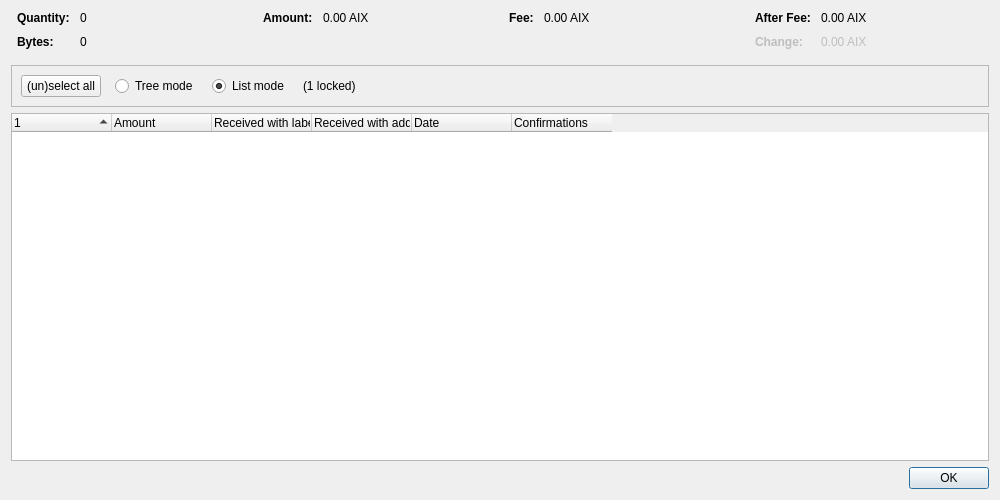
<?xml version="1.0" encoding="UTF-8"?>
<ui version="4.0">
 <class>CoinControlDialog</class>
 <widget class="QDialog" name="CoinControlDialog">
  <property name="geometry">
   <rect>
    <x>0</x>
    <y>0</y>
    <width>1000</width>
    <height>500</height>
   </rect>
  </property>
  <property name="windowTitle">
   <string>Coin Selection</string>
  </property>
  <layout class="QVBoxLayout" name="verticalLayout">
   <item>
    <layout class="QHBoxLayout" name="horizontalLayoutTop" stretch="0,0,0,0">
     <property name="topMargin">
      <number>0</number>
     </property>
     <property name="bottomMargin">
      <number>10</number>
     </property>
     <item>
      <layout class="QFormLayout" name="formLayoutCoinControl1">
       <property name="labelAlignment">
        <set>Qt::AlignLeft|Qt::AlignVCenter</set>
       </property>
       <property name="horizontalSpacing">
        <number>10</number>
       </property>
       <property name="verticalSpacing">
        <number>10</number>
       </property>
       <property name="leftMargin">
        <number>6</number>
       </property>
       <property name="rightMargin">
        <number>6</number>
       </property>
       <item row="0" column="0">
        <widget class="QLabel" name="labelCoinControlQuantityText">
         <property name="font">
          <font>
           <weight>75</weight>
           <bold>true</bold>
          </font>
         </property>
         <property name="text">
          <string>Quantity:</string>
         </property>
        </widget>
       </item>
       <item row="0" column="1">
        <widget class="QLabel" name="labelCoinControlQuantity">
         <property name="cursor">
          <cursorShape>IBeamCursor</cursorShape>
         </property>
         <property name="contextMenuPolicy">
          <enum>Qt::ActionsContextMenu</enum>
         </property>
         <property name="text">
          <string notr="true">0</string>
         </property>
         <property name="textInteractionFlags">
          <set>Qt::LinksAccessibleByMouse|Qt::TextSelectableByKeyboard|Qt::TextSelectableByMouse</set>
         </property>
        </widget>
       </item>
       <item row="1" column="0">
        <widget class="QLabel" name="labelCoinControlBytesText">
         <property name="font">
          <font>
           <weight>75</weight>
           <bold>true</bold>
          </font>
         </property>
         <property name="text">
          <string>Bytes:</string>
         </property>
        </widget>
       </item>
       <item row="1" column="1">
        <widget class="QLabel" name="labelCoinControlBytes">
         <property name="cursor">
          <cursorShape>IBeamCursor</cursorShape>
         </property>
         <property name="contextMenuPolicy">
          <enum>Qt::ActionsContextMenu</enum>
         </property>
         <property name="text">
          <string notr="true">0</string>
         </property>
         <property name="textInteractionFlags">
          <set>Qt::LinksAccessibleByMouse|Qt::TextSelectableByKeyboard|Qt::TextSelectableByMouse</set>
         </property>
        </widget>
       </item>
      </layout>
     </item>
     <item>
      <layout class="QFormLayout" name="formLayoutCoinControl2">
       <property name="horizontalSpacing">
        <number>10</number>
       </property>
       <property name="verticalSpacing">
        <number>10</number>
       </property>
       <property name="leftMargin">
        <number>6</number>
       </property>
       <property name="rightMargin">
        <number>6</number>
       </property>
       <item row="0" column="0">
        <widget class="QLabel" name="labelCoinControlAmountText">
         <property name="font">
          <font>
           <weight>75</weight>
           <bold>true</bold>
          </font>
         </property>
         <property name="text">
          <string>Amount:</string>
         </property>
        </widget>
       </item>
       <item row="0" column="1">
        <widget class="QLabel" name="labelCoinControlAmount">
         <property name="cursor">
          <cursorShape>IBeamCursor</cursorShape>
         </property>
         <property name="contextMenuPolicy">
          <enum>Qt::ActionsContextMenu</enum>
         </property>
         <property name="text">
          <string notr="true">0.00 AIX</string>
         </property>
         <property name="textInteractionFlags">
          <set>Qt::LinksAccessibleByMouse|Qt::TextSelectableByKeyboard|Qt::TextSelectableByMouse</set>
         </property>
        </widget>
       </item>
      </layout>
     </item>
     <item>
      <layout class="QFormLayout" name="formLayoutCoinControl3">
       <property name="horizontalSpacing">
        <number>10</number>
       </property>
       <property name="verticalSpacing">
        <number>10</number>
       </property>
       <property name="leftMargin">
        <number>6</number>
       </property>
       <property name="rightMargin">
        <number>6</number>
       </property>
       <item row="0" column="0">
        <widget class="QLabel" name="labelCoinControlFeeText">
         <property name="font">
          <font>
           <weight>75</weight>
           <bold>true</bold>
          </font>
         </property>
         <property name="text">
          <string>Fee:</string>
         </property>
        </widget>
       </item>
       <item row="0" column="1">
        <widget class="QLabel" name="labelCoinControlFee">
         <property name="cursor">
          <cursorShape>IBeamCursor</cursorShape>
         </property>
         <property name="contextMenuPolicy">
          <enum>Qt::ActionsContextMenu</enum>
         </property>
         <property name="text">
          <string notr="true">0.00 AIX</string>
         </property>
         <property name="textInteractionFlags">
          <set>Qt::LinksAccessibleByMouse|Qt::TextSelectableByKeyboard|Qt::TextSelectableByMouse</set>
         </property>
        </widget>
       </item>
      </layout>
     </item>
     <item>
      <layout class="QFormLayout" name="formLayoutCoinControl4">
       <property name="labelAlignment">
        <set>Qt::AlignLeft|Qt::AlignVCenter</set>
       </property>
       <property name="horizontalSpacing">
        <number>10</number>
       </property>
       <property name="verticalSpacing">
        <number>10</number>
       </property>
       <property name="leftMargin">
        <number>6</number>
       </property>
       <property name="rightMargin">
        <number>6</number>
       </property>
       <item row="0" column="0">
        <widget class="QLabel" name="labelCoinControlAfterFeeText">
         <property name="font">
          <font>
           <weight>75</weight>
           <bold>true</bold>
          </font>
         </property>
         <property name="text">
          <string>After Fee:</string>
         </property>
        </widget>
       </item>
       <item row="0" column="1">
        <widget class="QLabel" name="labelCoinControlAfterFee">
         <property name="cursor">
          <cursorShape>IBeamCursor</cursorShape>
         </property>
         <property name="contextMenuPolicy">
          <enum>Qt::ActionsContextMenu</enum>
         </property>
         <property name="text">
          <string notr="true">0.00 AIX</string>
         </property>
         <property name="textInteractionFlags">
          <set>Qt::LinksAccessibleByMouse|Qt::TextSelectableByKeyboard|Qt::TextSelectableByMouse</set>
         </property>
        </widget>
       </item>
       <item row="1" column="0">
        <widget class="QLabel" name="labelCoinControlChangeText">
         <property name="enabled">
          <bool>false</bool>
         </property>
         <property name="font">
          <font>
           <weight>75</weight>
           <bold>true</bold>
          </font>
         </property>
         <property name="text">
          <string>Change:</string>
         </property>
        </widget>
       </item>
       <item row="1" column="1">
        <widget class="QLabel" name="labelCoinControlChange">
         <property name="enabled">
          <bool>false</bool>
         </property>
         <property name="cursor">
          <cursorShape>IBeamCursor</cursorShape>
         </property>
         <property name="contextMenuPolicy">
          <enum>Qt::ActionsContextMenu</enum>
         </property>
         <property name="text">
          <string notr="true">0.00 AIX</string>
         </property>
         <property name="textInteractionFlags">
          <set>Qt::LinksAccessibleByMouse|Qt::TextSelectableByKeyboard|Qt::TextSelectableByMouse</set>
         </property>
        </widget>
       </item>
      </layout>
     </item>
    </layout>
   </item>
   <item>
    <widget class="QFrame" name="frame">
     <property name="minimumSize">
      <size>
       <width>0</width>
       <height>40</height>
      </size>
     </property>
     <property name="frameShape">
      <enum>QFrame::StyledPanel</enum>
     </property>
     <property name="frameShadow">
      <enum>QFrame::Sunken</enum>
     </property>
     <layout class="QHBoxLayout" name="horizontalLayout">
      <item>
       <layout class="QHBoxLayout" name="horizontalLayoutPanel" stretch="0,0,0,0,0">
        <property name="spacing">
         <number>14</number>
        </property>
        <item>
         <widget class="QPushButton" name="pushButtonSelectAll">
          <property name="sizePolicy">
           <sizepolicy hsizetype="Maximum" vsizetype="Fixed">
            <horstretch>0</horstretch>
            <verstretch>0</verstretch>
           </sizepolicy>
          </property>
          <property name="text">
           <string>(un)select all</string>
          </property>
          <property name="autoDefault">
           <bool>false</bool>
          </property>
         </widget>
        </item>
        <item>
         <widget class="QRadioButton" name="radioTreeMode">
          <property name="sizePolicy">
           <sizepolicy hsizetype="Maximum" vsizetype="Fixed">
            <horstretch>0</horstretch>
            <verstretch>0</verstretch>
           </sizepolicy>
          </property>
          <property name="text">
           <string>Tree mode</string>
          </property>
         </widget>
        </item>
        <item>
         <widget class="QRadioButton" name="radioListMode">
          <property name="sizePolicy">
           <sizepolicy hsizetype="Maximum" vsizetype="Fixed">
            <horstretch>0</horstretch>
            <verstretch>0</verstretch>
           </sizepolicy>
          </property>
          <property name="text">
           <string>List mode</string>
          </property>
          <property name="checked">
           <bool>true</bool>
          </property>
         </widget>
        </item>
        <item>
         <widget class="QLabel" name="labelLocked">
          <property name="text">
           <string notr="true">(1 locked)</string>
          </property>
         </widget>
        </item>
        <item>
         <spacer name="horizontalSpacer">
          <property name="orientation">
           <enum>Qt::Horizontal</enum>
          </property>
          <property name="sizeHint" stdset="0">
           <size>
            <width>40</width>
            <height>20</height>
           </size>
          </property>
         </spacer>
        </item>
       </layout>
      </item>
     </layout>
    </widget>
   </item>
   <item>
    <widget class="CoinControlTreeWidget" name="treeWidget">
     <property name="contextMenuPolicy">
      <enum>Qt::CustomContextMenu</enum>
     </property>
     <property name="sortingEnabled">
      <bool>false</bool>
     </property>
     <property name="columnCount">
      <number>6</number>
     </property>
     <attribute name="headerShowSortIndicator" stdset="0">
      <bool>true</bool>
     </attribute>
     <attribute name="headerStretchLastSection">
      <bool>false</bool>
     </attribute>
     <column>
      <property name="text">
       <string/>
      </property>
     </column>
     <column>
      <property name="text">
       <string>Amount</string>
      </property>
     </column>
     <column>
      <property name="text">
       <string>Received with label</string>
      </property>
     </column>
     <column>
      <property name="text">
       <string>Received with address</string>
      </property>
     </column>
     <column>
      <property name="text">
       <string>Date</string>
      </property>
     </column>
     <column>
      <property name="text">
       <string>Confirmations</string>
      </property>
      <property name="toolTip">
       <string>Confirmed</string>
      </property>
     </column>
     <column>
      <property name="text">
       <string/>
      </property>
     </column>
     <column>
      <property name="text">
       <string/>
      </property>
     </column>
     <column>
      <property name="text">
       <string/>
      </property>
     </column>
     <column>
      <property name="text">
       <string/>
      </property>
     </column>
    </widget>
   </item>
   <item>
    <widget class="QDialogButtonBox" name="buttonBox">
     <property name="orientation">
      <enum>Qt::Horizontal</enum>
     </property>
     <property name="standardButtons">
      <set>QDialogButtonBox::Ok</set>
     </property>
    </widget>
   </item>
  </layout>
 </widget>
 <customwidgets>
  <customwidget>
   <class>CoinControlTreeWidget</class>
   <extends>QTreeWidget</extends>
   <header>qt/coincontroltreewidget.h</header>
  </customwidget>
 </customwidgets>
 <resources/>
 <connections/>
</ui>
